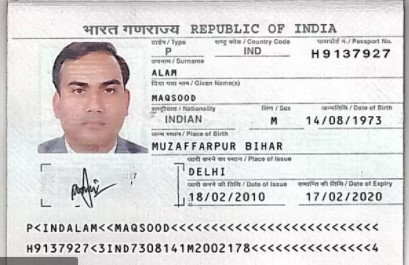
#> input picture sample/1.jpg, 409 x 265 px
$ python -i features.py   (imports and definitions only)   (older library calls are emulated)
#> lines starting #> are read from the running program, lines starting #| are printed output that depends on the picture; after the words box and inside, x2 and y2 are one past the last pixel; in counts of white or black regions, pixels touching at a corner belong together
import cv2
import numpy as np
from PIL import Image, ImageChops, ImageEnhance
import os
from typing import Tuple, Optional, Dict


def get_photo_region(image: np.ndarray) -> Optional[Tuple[int, int, int, int]]:
    gray = cv2.cvtColor(image, cv2.COLOR_BGR2GRAY)
    cascade = cv2.CascadeClassifier(cv2.data.haarcascades + 'haarcascade_frontalface_default.xml')
    faces = cascade.detectMultiScale(gray, scaleFactor=1.05, minNeighbors=3, minSize=(40, 40))
    if len(faces) > 0:
        faces = sorted(faces, key=lambda f: f[2] * f[3], reverse=True)
        return tuple(faces[0])

    blurred = cv2.GaussianBlur(gray, (5, 5), 0)
    edged = cv2.Canny(blurred, 50, 150)
    contours, _ = cv2.findContours(edged, cv2.RETR_EXTERNAL, cv2.CHAIN_APPROX_SIMPLE)
    h_img, w_img = gray.shape
    candidates = []
    for cnt in contours:
        x, y, w, h = cv2.boundingRect(cnt)
        aspect = w / float(h) if h else 0
        area = w * h
        if 0.65 < aspect < 0.95 and area > (h_img * w_img * 0.03):
            candidates.append((x, y, w, h, area))
    if not candidates:
        return None
    candidates = sorted(candidates, key=lambda c: c[4], reverse=True)
    x, y, w, h, _ = candidates[0]
    return (x, y, w, h)


def ela_score_from_array(image_bgr: np.ndarray, quality: int = 90, scale: int = 25) -> float:
    rgb = cv2.cvtColor(image_bgr, cv2.COLOR_BGR2RGB)
    original = Image.fromarray(rgb)
    temp_path = "_temp_ela.jpg"
    original.save(temp_path, 'JPEG', quality=quality)
    compressed = Image.open(temp_path)
    ela = ImageChops.difference(original, compressed)
    extrema = ela.getextrema()
    max_diff = max([ex[1] for ex in extrema]) or 1
    ela = ImageEnhance.Brightness(ela).enhance(scale / max_diff)
    ela_np = np.array(ela)
    if os.path.exists(temp_path):
        os.remove(temp_path)
    gray = cv2.cvtColor(ela_np, cv2.COLOR_RGB2GRAY)
    return round(min(100.0, float(np.mean(gray) * 2.2)), 2)


REFERENCE_SIZE = (150, 150)  # fixed size all crops are normalized to before feature
                              # computation, so image/photo resolution stops being a
                              # hidden confound. Confirmed necessary: real test images
                              # ranged from 290x444 to 1748x1240 px, and Laplacian
                              # variance / edge density are inherently resolution-
                              # sensitive, which was causing false positives on
                              # otherwise-genuine documents simply because they were
                              # a different resolution than the 2 base images used
                              # to build the training set.


def _normalize_crop(region: 'np.ndarray') -> 'np.ndarray':
    if region.size == 0:
        return region
    return cv2.resize(region, REFERENCE_SIZE, interpolation=cv2.INTER_AREA)


def edge_score(image: np.ndarray, bbox: Tuple[int, int, int, int]) -> float:
    x, y, w, h = bbox
    pad = 12
    h_img, w_img = image.shape[:2]
    x1, y1 = max(0, x - pad), max(0, y - pad)
    x2, y2 = min(w_img, x + w + pad), min(h_img, y + h + pad)
    roi = image[y1:y2, x1:x2]
    gray = cv2.cvtColor(roi, cv2.COLOR_BGR2GRAY)
    gray = _normalize_crop(gray)
    edges = cv2.Canny(gray, 40, 120)
    density = np.sum(edges > 0) / (edges.shape[0] * edges.shape[1] + 1e-5)
    return round(float(min(100, density * 380)), 2)


def noise_texture_score(image: np.ndarray, bbox: Tuple[int, int, int, int]) -> float:
    x, y, w, h = bbox
    gray = cv2.cvtColor(image, cv2.COLOR_BGR2GRAY)
    photo = _normalize_crop(gray[y:y + h, x:x + w])
    pad = 18
    h_img, w_img = gray.shape
    y1, y2 = max(0, y - pad), min(h_img, y + h + pad)
    x1, x2 = max(0, x - pad), min(w_img, x + w + pad)
    surrounding = gray[y1:y2, x1:x2].copy()
    surrounding[y - y1:y - y1 + h, x - x1:x - x1 + w] = 0
    surrounding = _normalize_crop(surrounding)

    def noise_std(region, mask=None):
        denoised = cv2.medianBlur(region, 3)
        residual = cv2.absdiff(region, denoised).astype(np.float32)
        vals = residual[mask] if mask is not None else residual
        return float(np.std(vals)) if vals.size >= 50 else 0.0

    p_noise = noise_std(photo)
    s_noise = noise_std(surrounding, surrounding > 0)
    if s_noise == 0:
        return 0.0
    return round(float(min(100.0, abs(p_noise - s_noise) / s_noise * 70)), 2)


def sharpness_score(image: np.ndarray, bbox: Tuple[int, int, int, int]) -> float:
    x, y, w, h = bbox
    gray = cv2.cvtColor(image, cv2.COLOR_BGR2GRAY)
    photo = _normalize_crop(gray[y:y + h, x:x + w])
    pad = 20
    h_img, w_img = gray.shape
    y1, y2 = max(0, y - pad), min(h_img, y + h + pad)
    x1, x2 = max(0, x - pad), min(w_img, x + w + pad)
    surrounding = gray[y1:y2, x1:x2].copy()
    surrounding[y - y1:y - y1 + h, x - x1:x - x1 + w] = 0
    surrounding = _normalize_crop(surrounding)

    def lap_var(region):
        mask = region > 0
        return cv2.Laplacian(region, cv2.CV_64F).var() if np.sum(mask) >= 50 else 0

    p_sharp = lap_var(photo)
    s_sharp = lap_var(surrounding)
    if s_sharp == 0:
        return 0.0
    return round(float(min(100.0, abs(p_sharp - s_sharp) / s_sharp * 60)), 2)


def extract_features(image_bgr: np.ndarray) -> Optional[Dict[str, float]]:
    """Returns None if no photo region could be located."""
    bbox = get_photo_region(image_bgr)
    if bbox is None:
        return None
    return {
        "ela": ela_score_from_array(image_bgr),
        "edge": edge_score(image_bgr, bbox),
        "noise_texture": noise_texture_score(image_bgr, bbox),
        "sharpness": sharpness_score(image_bgr, bbox),
    }

>>> import cv2
>>> picture = cv2.imread('sample/1.jpg')
#> picture is the input picture: shape (265, 409, 3); mean B, G, R 217.8, 217.8, 220
>>> result = extract_features(picture)
#> in get_photo_region, `faces = cascade.detectMultiScale(gray, scaleFactor=1.05, minNeighbors=..`: faces = [[51, 57, 85, 85]]
#> in extract_features, `bbox = get_photo_region(image_bgr)`: bbox = (51, 57, 85, 85)
#> in ela_score_from_array, `extrema = ela.getextrema()`: extrema = ((0, 4), (0, 4), (0, 4))
#> in ela_score_from_array, `max_diff = max([ex[1] for ex in extrema]) or 1`: max_diff = 4
#> in ela_score_from_array, `gray = cv2.cvtColor(ela_np, cv2.COLOR_RGB2GRAY)`:
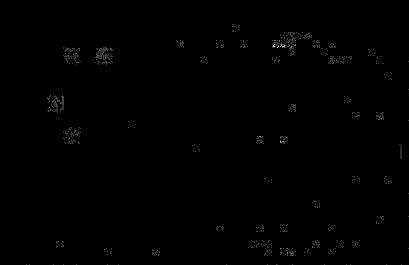
#> gray: shape (265, 409); min 0, max 25, mean 0.1; drawn with min black and max white
#> in edge_score, `x, y, w, h = bbox`: x = 51; y = 57; w = 85
#> in edge_score, `x1, y1 = max(0, x - pad), max(0, y - pad)`: x1 = 39; y1 = 45
#> in edge_score, `x2, y2 = min(w_img, x + w + pad), min(h_img, y + h + pad)`: x2 = 148; y2 = 154
#> in edge_score, `roi = image[y1:y2, x1:x2]`:
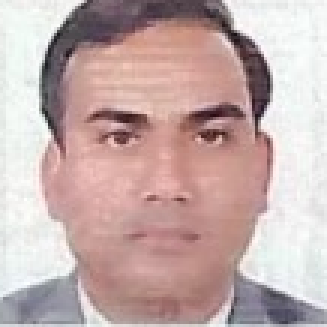
#> roi: shape (109, 109, 3) (shown 3 times larger); mean B, G, R 171.9, 173.9, 196.9
#> in edge_score, `edges = cv2.Canny(gray, 40, 120)`:
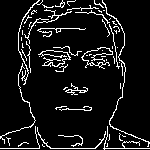
#> edges: shape (150, 150); 8.9% white in thin lines or dots
#> in edge_score, `density = np.sum(edges > 0) / (edges.shape[0] * edges.shape[1] + 1e-5)`: density = 0.0885
#> in noise_texture_score, `x, y, w, h = bbox`: x = 51; y = 57; w = 85
#> in _normalize_crop (call 2), `return cv2.resize(region, REFERENCE_SIZE, interpolation=cv2.INTER_AREA)`:
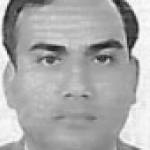
#> returned value: shape (150, 150); min 20, max 253, mean 170.5
#> in noise_texture_score, `y1, y2 = max(0, y - pad), min(h_img, y + h + pad)`: y1 = 39; y2 = 160
#> in noise_texture_score, `x1, x2 = max(0, x - pad), min(w_img, x + w + pad)`: x1 = 33; x2 = 154
#> in noise_texture_score, `p_noise = noise_std(photo)`: p_noise = 3.44
#> in noise_std (call 2), `residual = cv2.absdiff(region, denoised).astype(np.float32)`:
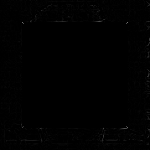
#> residual: shape (150, 150) float32; min 0, max 112, mean 1
#> in noise_std (call 2), `vals = residual[mask] if mask is not None else residual`: vals = 11684 values, max 112 at index 3427, min 0 at index 0, mean 1.86
#> in noise_texture_score, `s_noise = noise_std(surrounding, surrounding > 0)`: s_noise = 4.56
#> in sharpness_score, `x, y, w, h = bbox`: x = 51; y = 57; w = 85
#> in sharpness_score, `y1, y2 = max(0, y - pad), min(h_img, y + h + pad)`: y1 = 37; y2 = 162
#> in sharpness_score, `x1, x2 = max(0, x - pad), min(w_img, x + w + pad)`: x1 = 31; x2 = 156
#> in _normalize_crop (call 5), `return cv2.resize(region, REFERENCE_SIZE, interpolation=cv2.INTER_AREA)`:
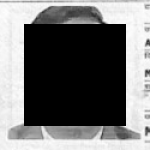
#> returned value: shape (150, 150); min 0, max 255, mean 113
#> in lap_var, `mask = region > 0`: mask: shape (150, 150) bool; every value is 1
#> in sharpness_score, `p_sharp = lap_var(photo)`: p_sharp = 294.4
#> in lap_var (call 2), `mask = region > 0`:
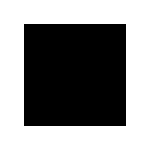
#> mask: shape (150, 150) bool; 53.8% white; 1 black region, box (x1, y1, x2, y2) and area: (24, 24, 126, 126) 10404
#> in sharpness_score, `s_sharp = lap_var(surrounding)`: s_sharp = 1819.5
#> result = {'ela': 0.18, 'edge': 33.64, 'noise_texture': 17.21, 'sharpness': 50.29}
